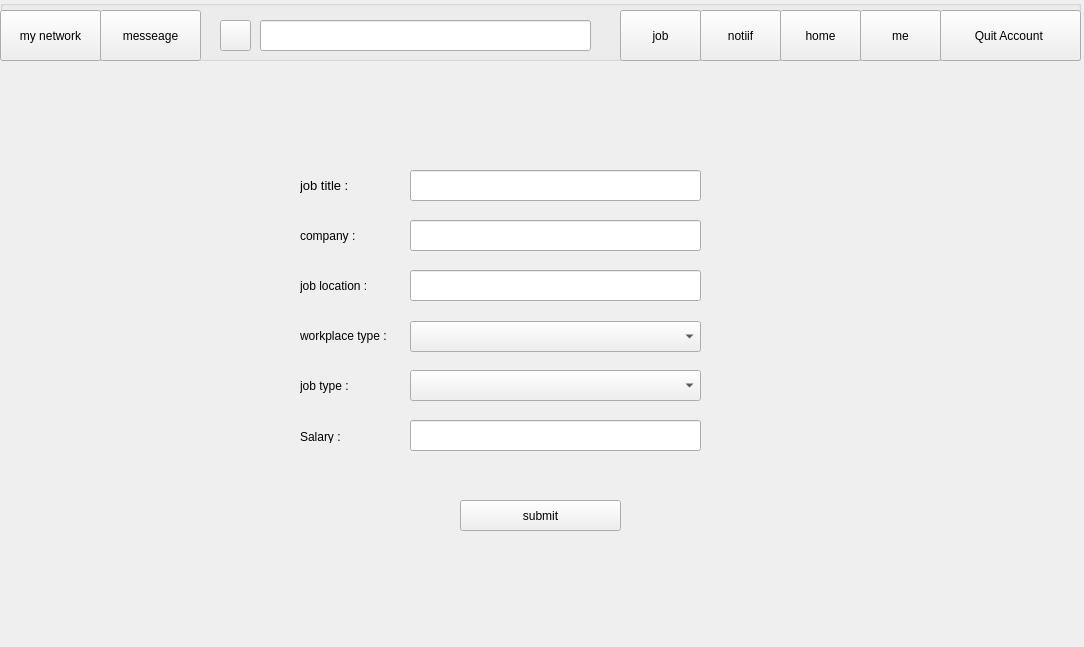
<?xml version="1.0" encoding="UTF-8"?>
<ui version="4.0">
 <class>make_job</class>
 <widget class="QWidget" name="make_job">
  <property name="geometry">
   <rect>
    <x>0</x>
    <y>0</y>
    <width>1084</width>
    <height>647</height>
   </rect>
  </property>
  <property name="windowTitle">
   <string>Form</string>
  </property>
  <widget class="QGroupBox" name="groupBox">
   <property name="geometry">
    <rect>
     <x>0</x>
     <y>0</y>
     <width>1081</width>
     <height>61</height>
    </rect>
   </property>
   <property name="title">
    <string/>
   </property>
   <widget class="QPushButton" name="pushButton">
    <property name="geometry">
     <rect>
      <x>940</x>
      <y>10</y>
      <width>141</width>
      <height>51</height>
     </rect>
    </property>
    <property name="cursor">
     <cursorShape>PointingHandCursor</cursorShape>
    </property>
    <property name="toolTip">
     <string>&lt;html&gt;&lt;head/&gt;&lt;body&gt;&lt;p&gt;&lt;span style=&quot; color:#00007f;&quot;&gt;Exit your account&lt;/span&gt;&lt;/p&gt;&lt;/body&gt;&lt;/html&gt;</string>
    </property>
    <property name="text">
     <string>Quit Account </string>
    </property>
   </widget>
   <widget class="QPushButton" name="home_button">
    <property name="geometry">
     <rect>
      <x>780</x>
      <y>10</y>
      <width>81</width>
      <height>51</height>
     </rect>
    </property>
    <property name="cursor">
     <cursorShape>PointingHandCursor</cursorShape>
    </property>
    <property name="text">
     <string>home</string>
    </property>
   </widget>
   <widget class="QPushButton" name="me_button">
    <property name="geometry">
     <rect>
      <x>860</x>
      <y>10</y>
      <width>81</width>
      <height>51</height>
     </rect>
    </property>
    <property name="cursor">
     <cursorShape>PointingHandCursor</cursorShape>
    </property>
    <property name="text">
     <string>me</string>
    </property>
   </widget>
   <widget class="QPushButton" name="notif_button">
    <property name="geometry">
     <rect>
      <x>700</x>
      <y>10</y>
      <width>81</width>
      <height>51</height>
     </rect>
    </property>
    <property name="cursor">
     <cursorShape>PointingHandCursor</cursorShape>
    </property>
    <property name="text">
     <string>notiif</string>
    </property>
   </widget>
   <widget class="QPushButton" name="job_button">
    <property name="geometry">
     <rect>
      <x>620</x>
      <y>10</y>
      <width>81</width>
      <height>51</height>
     </rect>
    </property>
    <property name="cursor">
     <cursorShape>PointingHandCursor</cursorShape>
    </property>
    <property name="text">
     <string>job</string>
    </property>
   </widget>
   <widget class="QPushButton" name="mynetwork_button">
    <property name="geometry">
     <rect>
      <x>0</x>
      <y>10</y>
      <width>101</width>
      <height>51</height>
     </rect>
    </property>
    <property name="cursor">
     <cursorShape>PointingHandCursor</cursorShape>
    </property>
    <property name="text">
     <string>my network</string>
    </property>
   </widget>
   <widget class="QPushButton" name="message_button">
    <property name="geometry">
     <rect>
      <x>100</x>
      <y>10</y>
      <width>101</width>
      <height>51</height>
     </rect>
    </property>
    <property name="cursor">
     <cursorShape>PointingHandCursor</cursorShape>
    </property>
    <property name="text">
     <string>messeage</string>
    </property>
   </widget>
   <widget class="QPushButton" name="serach_button">
    <property name="geometry">
     <rect>
      <x>220</x>
      <y>20</y>
      <width>31</width>
      <height>31</height>
     </rect>
    </property>
    <property name="cursor">
     <cursorShape>PointingHandCursor</cursorShape>
    </property>
    <property name="text">
     <string/>
    </property>
   </widget>
   <widget class="QLineEdit" name="search">
    <property name="geometry">
     <rect>
      <x>260</x>
      <y>20</y>
      <width>331</width>
      <height>31</height>
     </rect>
    </property>
    <property name="toolTip">
     <string>search ID</string>
    </property>
    <property name="text">
     <string/>
    </property>
   </widget>
  </widget>
  <widget class="QLabel" name="label">
   <property name="geometry">
    <rect>
     <x>300</x>
     <y>160</y>
     <width>71</width>
     <height>51</height>
    </rect>
   </property>
   <property name="font">
    <font>
     <pointsize>10</pointsize>
    </font>
   </property>
   <property name="text">
    <string>job title :</string>
   </property>
  </widget>
  <widget class="QLabel" name="label_2">
   <property name="geometry">
    <rect>
     <x>300</x>
     <y>220</y>
     <width>61</width>
     <height>31</height>
    </rect>
   </property>
   <property name="font">
    <font>
     <pointsize>9</pointsize>
    </font>
   </property>
   <property name="text">
    <string>company : </string>
   </property>
  </widget>
  <widget class="QLabel" name="label_3">
   <property name="geometry">
    <rect>
     <x>300</x>
     <y>310</y>
     <width>101</width>
     <height>51</height>
    </rect>
   </property>
   <property name="font">
    <font>
     <pointsize>9</pointsize>
    </font>
   </property>
   <property name="text">
    <string>workplace type :</string>
   </property>
  </widget>
  <widget class="QLabel" name="label_4">
   <property name="geometry">
    <rect>
     <x>300</x>
     <y>260</y>
     <width>81</width>
     <height>51</height>
    </rect>
   </property>
   <property name="font">
    <font>
     <pointsize>9</pointsize>
    </font>
   </property>
   <property name="text">
    <string>job location :</string>
   </property>
  </widget>
  <widget class="QLabel" name="label_5">
   <property name="geometry">
    <rect>
     <x>300</x>
     <y>360</y>
     <width>71</width>
     <height>51</height>
    </rect>
   </property>
   <property name="font">
    <font>
     <pointsize>9</pointsize>
    </font>
   </property>
   <property name="text">
    <string>job type :</string>
   </property>
  </widget>
  <widget class="QLineEdit" name="job_title">
   <property name="geometry">
    <rect>
     <x>410</x>
     <y>170</y>
     <width>291</width>
     <height>31</height>
    </rect>
   </property>
  </widget>
  <widget class="QLineEdit" name="company">
   <property name="geometry">
    <rect>
     <x>410</x>
     <y>220</y>
     <width>291</width>
     <height>31</height>
    </rect>
   </property>
  </widget>
  <widget class="QLineEdit" name="job_location">
   <property name="geometry">
    <rect>
     <x>410</x>
     <y>270</y>
     <width>291</width>
     <height>31</height>
    </rect>
   </property>
  </widget>
  <widget class="QComboBox" name="workplace_type">
   <property name="geometry">
    <rect>
     <x>410</x>
     <y>321</y>
     <width>291</width>
     <height>31</height>
    </rect>
   </property>
  </widget>
  <widget class="QComboBox" name="job_type">
   <property name="geometry">
    <rect>
     <x>410</x>
     <y>370</y>
     <width>291</width>
     <height>31</height>
    </rect>
   </property>
  </widget>
  <widget class="QPushButton" name="pushButton_2">
   <property name="geometry">
    <rect>
     <x>460</x>
     <y>500</y>
     <width>161</width>
     <height>31</height>
    </rect>
   </property>
   <property name="font">
    <font>
     <pointsize>9</pointsize>
    </font>
   </property>
   <property name="text">
    <string>submit</string>
   </property>
  </widget>
  <widget class="QLabel" name="label_6">
   <property name="geometry">
    <rect>
     <x>300</x>
     <y>430</y>
     <width>47</width>
     <height>13</height>
    </rect>
   </property>
   <property name="font">
    <font>
     <pointsize>9</pointsize>
    </font>
   </property>
   <property name="text">
    <string>Salary : </string>
   </property>
  </widget>
  <widget class="QLineEdit" name="salary_line">
   <property name="geometry">
    <rect>
     <x>410</x>
     <y>420</y>
     <width>291</width>
     <height>31</height>
    </rect>
   </property>
  </widget>
 </widget>
 <resources/>
 <connections/>
</ui>
